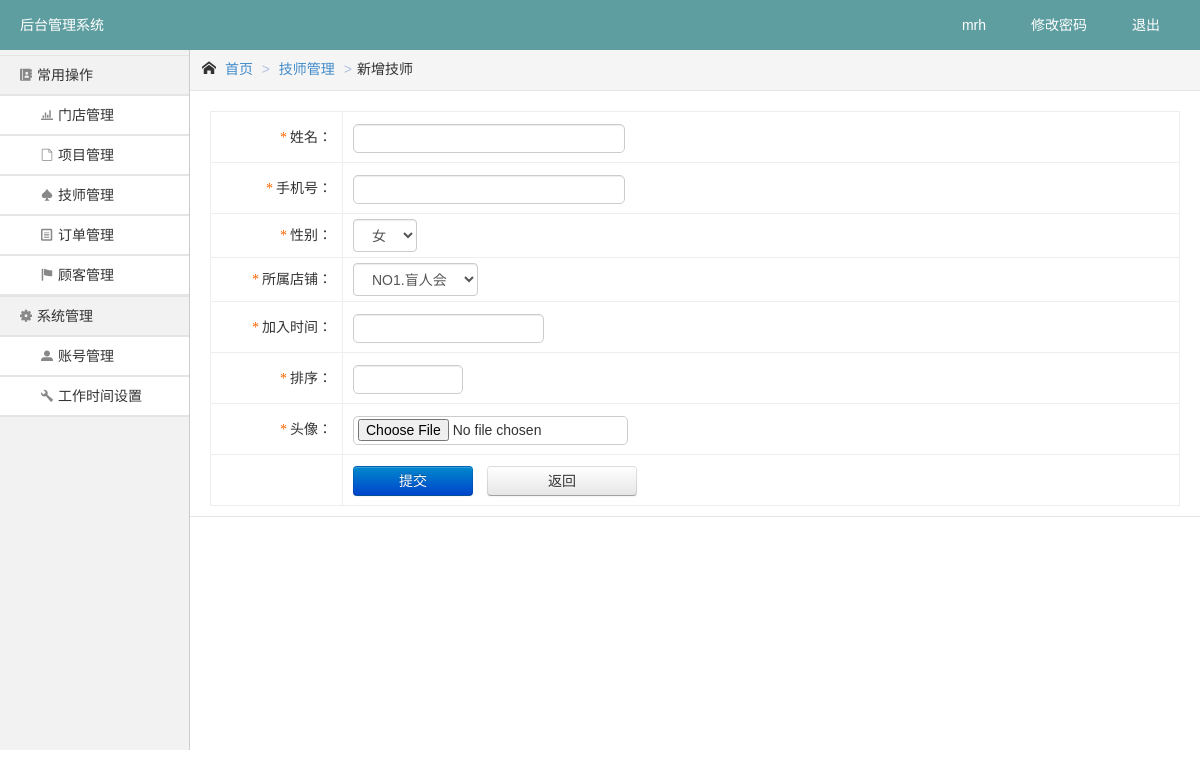
Before: /index.php/backend/beautician/addBeautician (signed in) with the older database file.
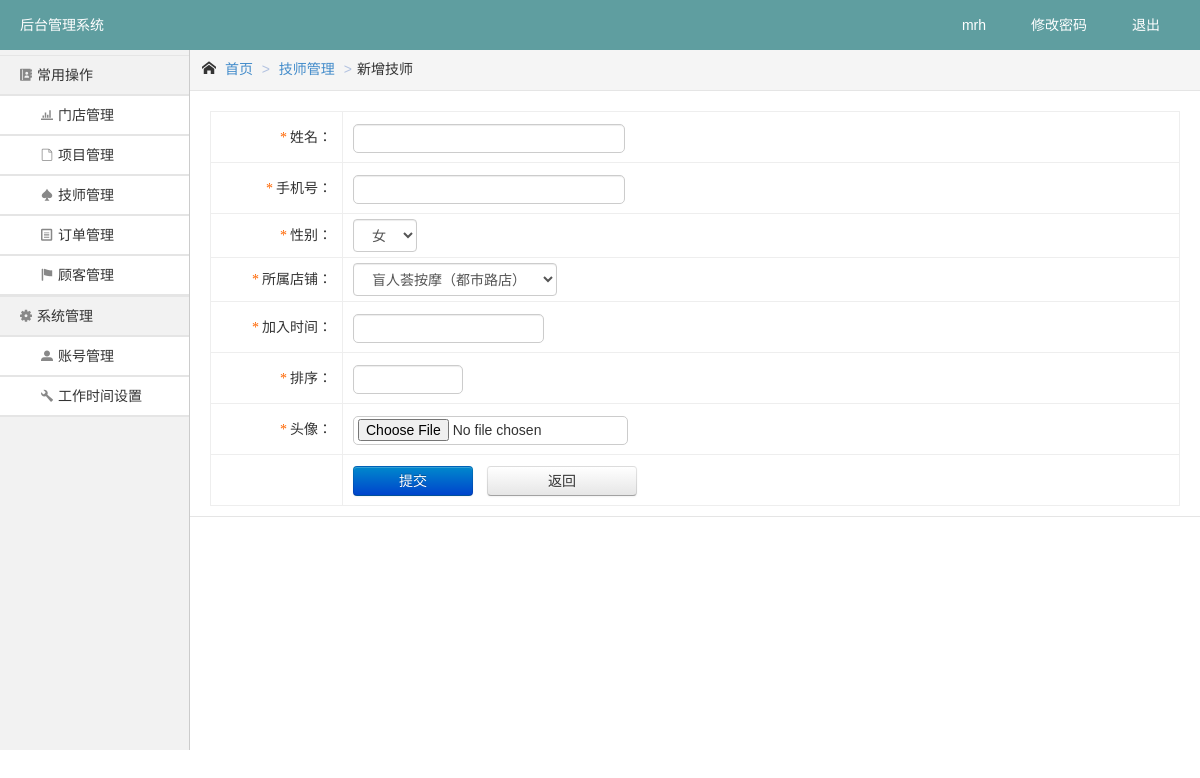
After: the same page with the newer database file.
### tables this page shows
CREATE TABLE `shop` (
  `shop_id` bigint(11) UNSIGNED NOT NULL,
  `shop_name` varchar(100) NOT NULL COMMENT '内容',
  `shop_logo` varchar(1000) DEFAULT NULL COMMENT '内容类型',
  `address` varchar(100) NOT NULL,
  `contacts` varchar(50) DEFAULT NULL,
  `contact_number` varchar(32) DEFAULT NULL,
  `disabled` tinyint(1) UNSIGNED NOT NULL DEFAULT '0',
  `create_time` datetime NOT NULL
);

### application/controllers/BaseController.php (called while the page is built, shortened)
<?php
abstract class BaseController extends CI_Controller
{
  public function __construct()
  {
    $this->load->helper(array('url', 'form', 'security', 'common'));
  }
  public function see($layout, $view, $vars = array())
  {
    $layout = $layout . DS;
    $render = $this->load->view($layout . $view, $vars, true);
    $this->load->view($layout . 'layout', array('content' => $render));
  }
}

### application/controllers/BackendController.php (called while the page is built, shortened)
<?php
class BackendController extends BaseController
{
  public function view($view, $vars = array())
  {
    parent::see('backend', $view, $vars);
  }
}

### application/controllers/backend/Beautician.php (called while the page is built, shortened)
<?php
class Beautician extends BackendController
{
  public function addBeautician()
  {
    $this->view('beautician/addBeautician');
  }
}

### system/codeigniter.php (called while the page is built, shortened)
<?php
spl_autoload_register(function ($class) {
    if (preg_match('~^[a-zA-Z]+Controller$~', $class)) {
        $classPath = APPPATH . 'controllers' . DS . $class . '.php';
    } else if (preg_match('~^[a-zA-Z]+Util$~', $class)) {
        $classPath = APPPATH . 'libraries' . DS . $class . '.php';
    } else if (preg_match('~^[a-zA-Z]+Model$~', $class)) {
        $classPath = APPPATH . 'models' . DS . $class . '.php';
    } else {
        ;
    }
}, true, true);
require_once BASEPATH . 'core/CodeIgniter.php';

### public/index.php (called while the page is built, shortened)
<?php
include '../system/codeigniter.php';

### application/libraries/RequestUtil.php (called while the page is built, shortened)
<?php
class RequestUtil
{
  public static function CM($params = array())
  {
    $instance = get_instance();
    $segments = $instance->uri->segments;
    $controller = array_shift($segments);
    $baseUrl = $controller . '/' . array_shift($segments);
    if (is_dir(APPPATH . 'controllers' . DS . $controller)) {
      $baseUrl .= '/' . array_shift($segments);
    }
    return $instance->config->base_url() . $baseUrl . '/' . implode('/', $params);
  }
}

### application/models/BaseModel.php (called while the page is built, shortened)
<?php
abstract class BaseModel extends CI_Model
{
  private $cacheTime = 604800;
  public function setCache($key, $value)
  {
    $this->cache->save($key, $value, $this->cacheTime);
  }
  public function getCache($key)
  {
    return $this->cache->get($key);
  }
}

### application/models/ShopModel.php (called while the page is built, shortened)
<?php
class ShopModel extends BaseModel
{
  private $cacheName = 'shops';
  public function setTable()
  {
    $this->table = 'shop';
  }
  public function allShops()
  {
    $shops = $this->getCache($this->cacheName);
    if (!$shops) {
      $shops = (new CurdUtil($this))->readAll('create_time desc', array('disabled' => 0));
    }
    return $shops;
  }
  public function getAllShops()
  {
    $shops = $this->allShops();
    $_shops = array();
    foreach ($shops as $shop) {
      $_shops[$shop['shop_id']] = $shop['shop_name'];
    }
    return $_shops;
  }
}

### application/libraries/CurdUtil.php (called while the page is built, shortened)
<?php
class CurdUtil
{
  private $table;
  private $db;
  public function __construct(CI_Model $model)
  {
    $this->model = $model;
    $this->table = $this->model->table;
    $this->instance = get_instance();
    $this->db = $this->instance->db;
  }
  public function readAll($order = '', $where = array())
  {
    if (!empty($order))
      $this->db->order_by($order);
    if (!empty($where))
      $this->db->where($where);
    return $this->result($this->db->get($this->table));
  }
  protected function result($query)
  {
    return $query->result_array();
  }
}

### application/views/backend/shop/shopList.php (the view, shortened to what the changed rows need)
<?php $shops = (new ShopModel())->getAllShops(); ?>
<?php foreach ($shops as $key => $shop): ?>
  <?php $checked = ($key == $selectShop) ? ' selected' : '' ?>
  <option value="<?php echo $key; ?>"<?php echo $checked; ?>><?php echo $shop; ?></option>
<?php endforeach; ?>

### application/views/backend/beautician/addBeautician.php (shortened to what the changed rows need)
<link rel="stylesheet" type="text/css"
      href="<?php echo get_instance()->config->base_url(); ?>static/backend/css/jquery.datetimepicker.css"/>
<div class="result-wrap">
  <div class="result-content">
    <?php echo form_open_multipart(RequestUtil::CM()); ?>
    <table class="insert-tab" width="100%">
      <tbody>
      <tr>
        <th><i class="require-red">*</i>姓名：</th>
      </tr>
      <tr>
        <th><i class="require-red">*</i>手机号：</th>
      </tr>
      <tr>
        <th><i class="require-red">*</i>性别：</th>
      </tr>
      <tr>
        <th width="120"><i class="require-red">*</i>所属店铺：</th>
        <td>
          <select name="shop_id" class="required select">
            <?php $this->load->view('backend/shop/shopList', array('selectShop' => 0, 'hideBelongAllShop' => 1)); ?>
          </select>
        </td>
      </tr>
      <tr>
        <th width="120"><i class="require-red">*</i>加入时间：</th>
      </tr>
      <tr>
        <th width="120"><i class="require-red">*</i>排序：</th>
      </tr>
      <tr>
        <th><i class="require-red">*</i>头像：</th>
      </tr>
      <tr>
        <th></th>
      </tr>
      </tbody>
    </table>
    </form>
  </div>

Changed rows visible on the page:
changed shop: shop_id "NO1.盲人会" → "盲人荟按摩（都市路店）"
